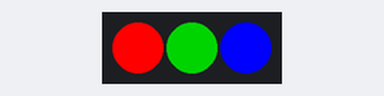
Recording of a sketch running on a simulated Arduino Uno, built with avr-gcc and run on an emulated ATmega328P. Parts: 3 RGB LEDs in strip order, left to right.

Above: at 0.2 s.
At 1.7 s:
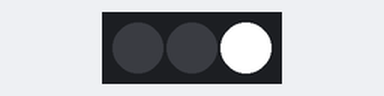
Timing chart, 0 to 3.0 s (numbered marks = the images above):
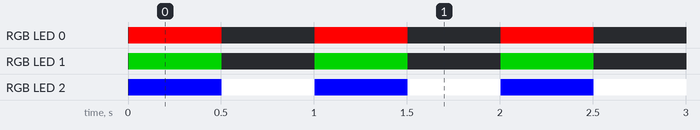

Measured:
- by itself, RGB LED 0: alternates RGB(255, 0, 0) for 0.50 s and off for 0.50 s
- by itself, RGB LED 1: alternates RGB(0, 128, 0) for 0.50 s and off for 0.50 s
- by itself, RGB LED 2: alternates RGB(255, 255, 255) for 0.50 s and RGB(0, 0, 255) for 0.50 s

The sketch:

intelligentLedWS2812.ino
```cpp
/*
 * Pro zprovoznění tohoto programu potřebujete přidat knihovnu FastLED.
 * Knihovnu lze přidat takto:
 * 1) V Arduino IDE, v horní liště, otevřete záložku 'Projekt'
 * 2) Přejdete na 'Přidat knihovnu'
 * 3) Kliknete na 'Spravovat knihovny ...'
 * 4) Otevře se 'Manažér knihoven' a do filtrovacího/vyhledávacího políčka zadáte 'FastLED'
 * 5) Měli byste vidět jednu knihovnu FastLED od Daniela Garcia, klikněte na ní a dejte instal
 * 6) Hotovo - můžete zkompilovat program a nahrát jej do Arduina
 */

#include <FastLED.h>

#define NUM_LEDS 3
#define DATA_PIN 11

CRGB leds[NUM_LEDS];

void setup()
{
  FastLED.addLeds<NEOPIXEL, DATA_PIN>(leds, NUM_LEDS);
}

void loop()
{
  leds[0] = CRGB::Red;
  leds[1] = CRGB::Green;
  leds[2] = CRGB(0, 0, 255);
  FastLED.show();
  delay(500);
  leds[0] = CRGB::Black;
  leds[1] = CRGB::Black;
  leds[2] = CRGB(255, 255, 255);
  FastLED.show();
  delay(500);
}
```
